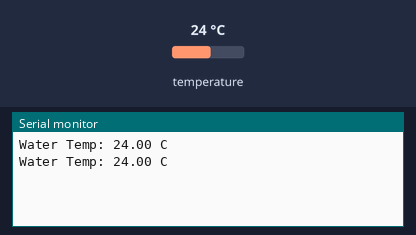
Bench run of a sketch on a simulated Arduino Uno, built with avr-gcc and run on an emulated ATmega328P. On the bench: the last lines printed to the serial monitor. Inputs (shaded band) come from the test bench; at power-on: temperature 24 °C.

Above: at 3.3 s.
3.4 s: temperature set to 12 °C
At 4.7 s:
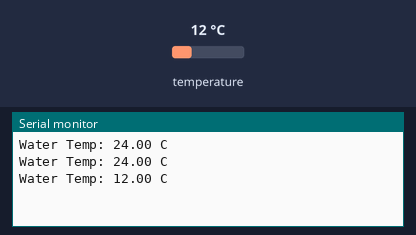
5.9 s: temperature set to 19 °C
At 7.2 s:
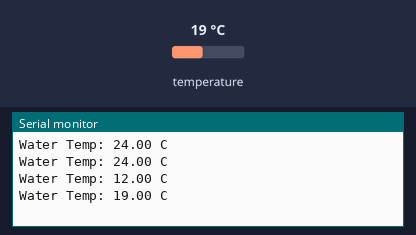
Timing chart, 0 to 8.9 s (numbered marks = the images above; inputs shaded):
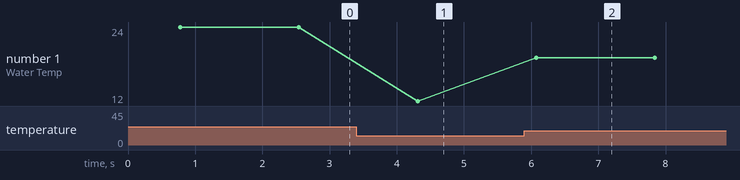

Measured:
- after the input at 3.4 s, the serial monitor: prints a new line after 0.91 s (image 1)
- after the input at 5.9 s, the serial monitor: prints a new line after 0.17 s (image 2)
- plotted number 1: 24 → 12 after the input at 3.4 s, 12 → 19 after the input at 5.9 s

The sketch:

DS18B20_Uno.ino
```cpp
// Download Library: OneWire, DallasTemperature From Library Manager
#include <OneWire.h>
#include <DallasTemperature.h>

#define ONE_WIRE_BUS 2 // ต่อขา Data สีเหลือง เข้า Pin 2
OneWire oneWire(ONE_WIRE_BUS);
DallasTemperature sensors(&oneWire);

void setup() {
  Serial.begin(9600);
  sensors.begin();
}

void loop() {
  sensors.requestTemperatures(); // สั่งให้เซ็นเซอร์เตรียมอ่านค่าอุณหภูมิ
  float tempC = sensors.getTempCByIndex(0); // ดึงค่าอุณหภูมิตัวที่ 0 (ตัวแรก)

  Serial.print("Water Temp: ");
  Serial.print(tempC);
  Serial.println(" C");

  delay(1000); // หน่วงเวลา 1 วินาที
}
```
